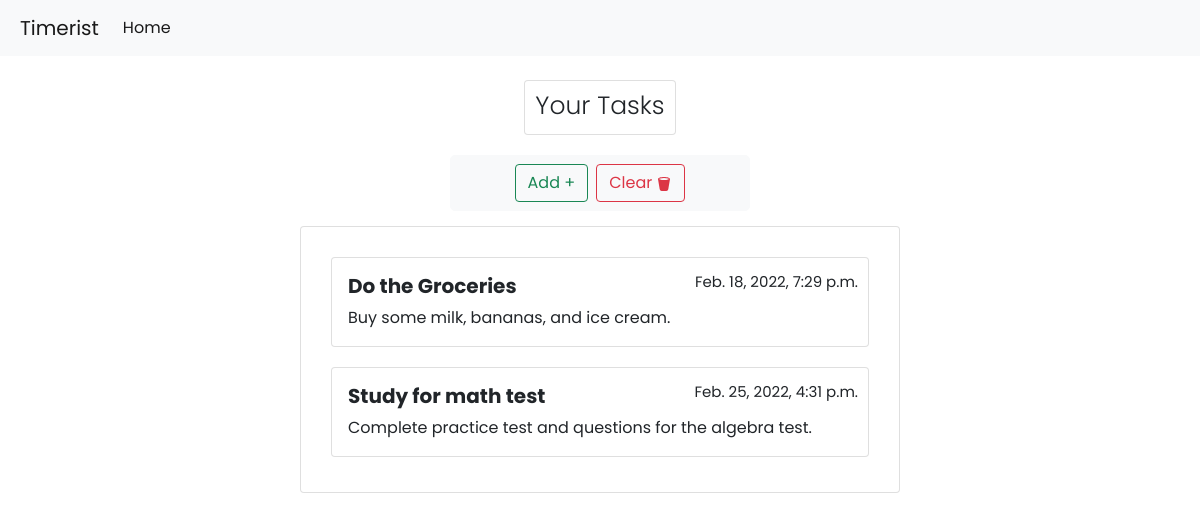
The page /todoapp/ on the database as committed earlier.
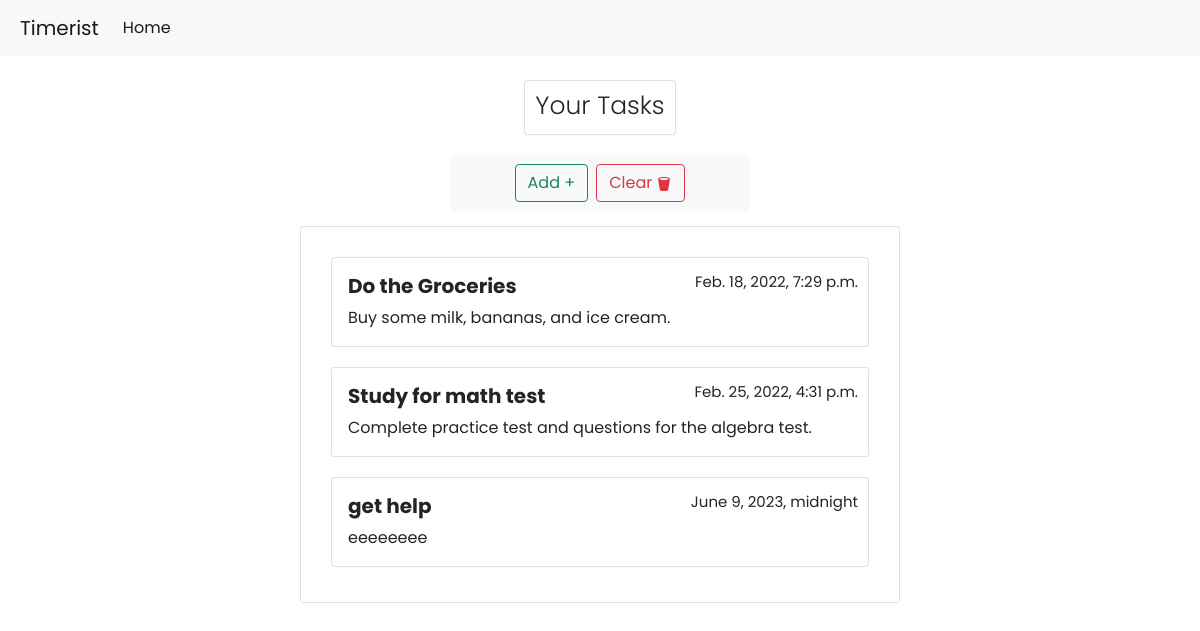
The same page on the database as committed later.
### todoapp/models.py (models this page shows, shortened)
class Todo(models.Model):
    STATUS_TYPES = (
        ('Incomplete', 'Incomplete ❌'),
        ('Completed', 'Completed ✔️'),
        ('Overdue', 'Overdue ⌛')
    )
    task = models.CharField(max_length=200)
    description = models.TextField()
    status = models.CharField(max_length=200, null=True, choices=STATUS_TYPES, default='Incomplete ❌')
    due_date = models.DateTimeField()
    date_created = models.DateTimeField(auto_now_add=True)

### todoapp/views.py (the view)
# urls.py: path('', views.home, name='home'),
def home(request):
    all_todos = Todo.objects.all().order_by('due_date')
    context = {'all_todos': all_todos}
    return render(request, 'todoapp/home.html', context)

### todoapp/templates/todoapp/home.html (shortened to what this page needs)
{% extends 'todoapp/base.html' %}
{% block content %}
<br>
<div class="card" style="margin: auto; text-align: center; width: max-content; padding: 10px; padding-bottom: 5px;">
    <h1 class="display-4" id="ui-block-text">Your Tasks</h1>
</div>
<nav class="navbar navbar-light bg-light border border-light standard-card">
    <form class="container-fluid justify-content-center">
      <button class="btn btn-outline-success me-2" type="submit" id='addTaskButton'>Add +</button>
      <button class="btn btn-outline-danger" type="submit" id='clearTaskButton'>Clear </button>
    </form>
</nav>
{% if all_todos %}
    <div class="task_dashboard card">
        {% for todo in all_todos %}
        <div class="card" style="width: 100%;">
            <div class="card-body">
                <h5 class="card-title">{{todo.task}}</h5>
                <p class="card-text">{{todo.description}}</p>
            </div>
            <div class="card-top-right-option" id="smaller-font">{{todo.due_date}}</div>
        </div>
        {% endfor %}
    </div>
{% else %}
    <div class="task_dashboard card text-center">
        <h4>No todos to display.</h4>
    </div>
{% endif %}
{% endblock %}

### todoapp/templates/todoapp/base.html (shortened to what this page needs)
{% load static %}
<!DOCTYPE html>
<html lang="en">
<head>
    <link href="https://cdn.jsdelivr.net/npm/bootstrap@5.1.3/dist/css/bootstrap.min.css" rel="stylesheet">
    <link rel="stylesheet" type="text/css" href="{% static '/css/main.css' %}">
</head>
<body>
    {% include 'todoapp/navbar.html' %}
    {% block content %}
    {% endblock %}
</body>
</html>

### todoapp/templates/todoapp/navbar.html (shortened to what this page needs)
<nav class="navbar navbar-expand-lg navbar-light bg-light">
    <a class="navbar-brand" href="#" style="margin-left: 20px;">
      Timerist
    </a>
    <div class="collapse navbar-collapse" id="navbarNav">
      <ul class="navbar-nav">
        <li class="nav-item">
          <a class="nav-link active" aria-current="page" href="/todoapp">Home</a>
        </li>
      </ul>
    </div>
</nav>

### static/css/main.css (style rules this page uses)
.task_dashboard { margin: auto; margin-top: 15px; padding: 30px; padding-bottom: 15px; width: 50%; align-items: center; }
.card { background-color: white; }
#ui-block-text { font-size: 25px; }
.card .card-top-right-option { position:absolute; top:8px; right:5px; padding:5px; }
body { font-family: 'Poppins', sans-serif; }
.card-text { word-wrap: break-word; }
.card-title { font-weight: bold; }
#smaller-font { font-size: 15px; }
.standard-card { margin: auto; margin-top: 20px; width: 25%; border-width: 2px; border-radius: 5px; }

Rows that differ between the two databases and show on the page:
added Todo: task "get help", description "eeeeeeee", due_date "June 9, 2023, midnight"
